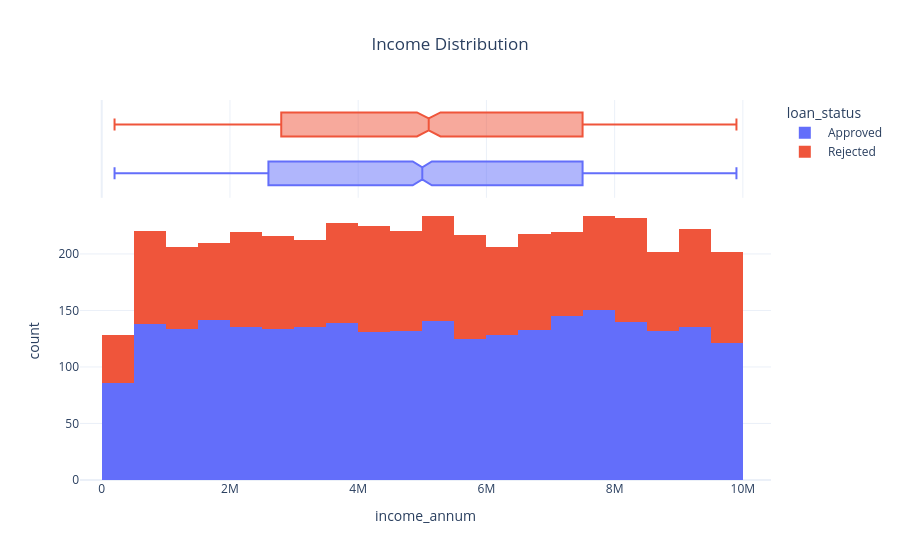

The notebook cell this image was saved under:
### Markdown cell above
### HISTOGRAM GRAPHS

### Code cell
fig = px.histogram(df, x="income_annum", color="loan_status", marginal="box", nbins=20, title="Income Distribution")
fig.update_layout(title_x=0.5,template="plotly_white")
fig.show()

### Figure 1 — Plotly figure (JSON) as saved in the notebook; plotly's stock layout.template omitted (floating-point values rounded to 4 significant figures; data arrays with more than 128 entries replaced by an {"elided": "..."} marker saying what was removed)
{"data": [{"bingroup": "x", "hovertemplate": "loan_status= Approved<br>income_annum=%{x}<br>count=%{y}<extra></extra>", "legendgroup": " Approved", "marker": {"color": "#636efa", "pattern": {"shape": ""}}, "name": " Approved", "nbinsx": 20, "orientation": "v", "showlegend": true, "type": "histogram", "x": {"elided": "2656 int values"}, "xaxis": "x", "yaxis": "y"}, {"hovertemplate": "loan_status= Approved<br>income_annum=%{x}<extra></extra>", "legendgroup": " Approved", "marker": {"color": "#636efa"}, "name": " Approved", "notched": true, "showlegend": false, "type": "box", "x": {"elided": "2656 int values"}, "xaxis": "x2", "yaxis": "y2"}, {"bingroup": "x", "hovertemplate": "loan_status= Rejected<br>income_annum=%{x}<br>count=%{y}<extra></extra>", "legendgroup": " Rejected", "marker": {"color": "#EF553B", "pattern": {"shape": ""}}, "name": " Rejected", "nbinsx": 20, "orientation": "v", "showlegend": true, "type": "histogram", "x": {"elided": "1613 int values"}, "xaxis": "x", "yaxis": "y"}, {"hovertemplate": "loan_status= Rejected<br>income_annum=%{x}<extra></extra>", "legendgroup": " Rejected", "marker": {"color": "#EF553B"}, "name": " Rejected", "notched": true, "showlegend": false, "type": "box", "x": {"elided": "1613 int values"}, "xaxis": "x2", "yaxis": "y2"}], "layout": {"barmode": "relative", "legend": {"title": {"text": "loan_status"}, "tracegroupgap": 0}, "title": {"text": "Income Distribution", "x": 0.5}, "xaxis": {"anchor": "y", "domain": [0, 1], "title": {"text": "income_annum"}}, "xaxis2": {"anchor": "y2", "domain": [0, 1], "matches": "x", "showgrid": true, "showticklabels": false}, "yaxis": {"anchor": "x", "domain": [0, 0.7326], "title": {"text": "count"}}, "yaxis2": {"anchor": "x2", "domain": [0.7426, 1], "matches": "y2", "showgrid": false, "showline": false, "showticklabels": false, "ticks": ""}}}
